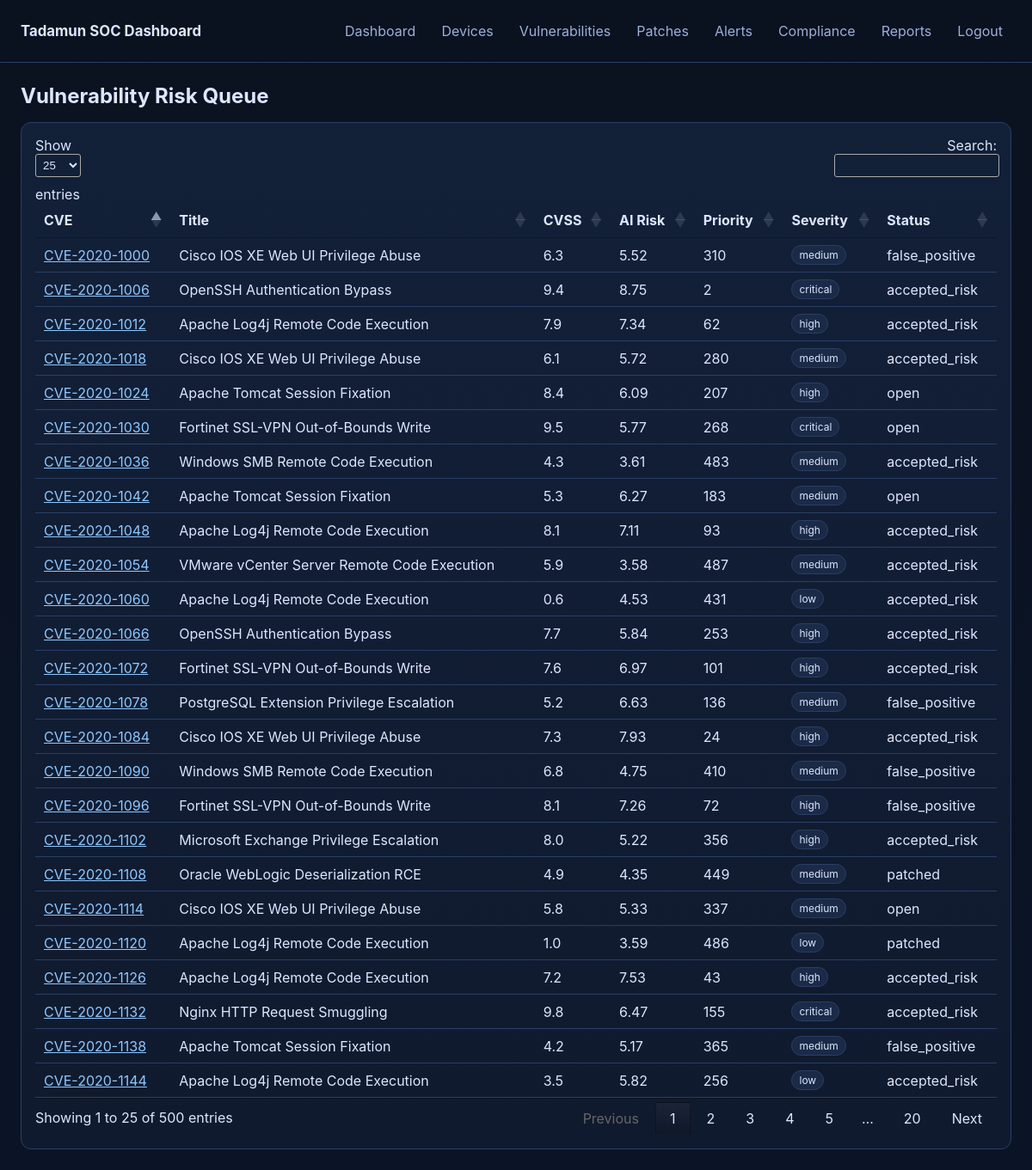
Page /vulnerabilities/ (signed in) on the committed database.
### app/models/vulnerability.py (models this page shows)
class Vulnerability(db.Model):
    id = db.Column(db.Integer, primary_key=True)
    cve_id = db.Column(db.String(40), index=True, nullable=False)
    title = db.Column(db.String(255), nullable=False)
    description = db.Column(db.Text, nullable=False)
    cvss_base_score = db.Column(db.Float, nullable=False)
    cvss_vector = db.Column(db.String(255), nullable=True)
    severity = db.Column(db.String(20), nullable=False)
    exploitability_score = db.Column(db.Float, nullable=False)
    impact_score = db.Column(db.Float, nullable=False)
    status = db.Column(db.String(30), nullable=False, default="open")
    discovered_at = db.Column(db.DateTime, default=datetime.utcnow)
    patched_at = db.Column(db.DateTime, nullable=True)
    ai_risk_score = db.Column(db.Float, default=0.0)
    ai_priority_rank = db.Column(db.Integer, default=0)
    asset_criticality_factor = db.Column(db.Float, default=0.0)
    network_exposure_factor = db.Column(db.Float, default=0.0)
    exploit_availability = db.Column(db.Boolean, default=False)
    affected_devices = db.relationship("Device", secondary=vulnerability_device, backref="vulnerabilities")
    patches = db.relationship("Patch", back_populates="vulnerability", lazy=True)
    alerts = db.relationship("Alert", back_populates="vulnerability", lazy=True)

### app/routes/vulnerabilities.py (the view)
@vulnerabilities_bp.route("/")
@login_required
@roles_required("admin", "security_analyst", "viewer")
def list_vulnerabilities():
    vulnerabilities = Vulnerability.query.order_by(Vulnerability.ai_priority_rank.asc()).all()
    return render_template("vulnerabilities/list.html", vulnerabilities=vulnerabilities)

### app/models/user.py (called while the page is built)
@login_manager.user_loader
def load_user(user_id):
    return User.query.get(int(user_id))

### app/routes/auth.py (called while the page is built)
@auth_bp.before_app_request
def enforce_session_timeout():
    if not current_user.is_authenticated:
        return
    now = datetime.utcnow().timestamp()
    last_seen = session.get("last_seen", now)
    timeout_seconds = int(session.get("timeout_seconds", 30 * 60))
    if now - last_seen > timeout_seconds:
        logout_user()
        flash("Session timed out due to inactivity.", "warning")
        return redirect(url_for("auth.login"))
    session["last_seen"] = now

### app/routes/rbac.py (called while the page is built)
def roles_required(*roles):
    def decorator(fn):
        @wraps(fn)
        def wrapper(*args, **kwargs):
            if not current_user.is_authenticated:
                abort(401)
            if current_user.role not in roles:
                abort(403)
            return fn(*args, **kwargs)
        return wrapper
    return decorator

### app/templates/vulnerabilities/list.html
{% extends "base.html" %}
{% block content %}
<h2 class="page-title">Vulnerability Risk Queue</h2>
<section class="card">
  <table class="datatable">
    <thead>
      <tr><th>CVE</th><th>Title</th><th>CVSS</th><th>AI Risk</th><th>Priority</th><th>Severity</th><th>Status</th></tr>
    </thead>
    <tbody>
      {% for v in vulnerabilities %}
        <tr>
          <td><a href="{{ url_for('vulnerabilities.vulnerability_detail', vuln_id=v.id) }}">{{ v.cve_id }}</a></td>
          <td>{{ v.title }}</td><td>{{ v.cvss_base_score }}</td><td>{{ v.ai_risk_score }}</td>
          <td>{{ v.ai_priority_rank }}</td><td><span class="badge">{{ v.severity }}</span></td><td>{{ v.status }}</td>
        </tr>
      {% endfor %}
    </tbody>
  </table>
</section>
{% endblock %}

### app/static/css/style.css (style rules this page uses)
:root { --bg: #0b1220; --bg-muted: #101a2e; --surface: #122038; --surface-soft: #1a2a47; --text: #dce7ff; --text-muted: #9cb0d8; --accent: #4ea7ff; --ok: #34d399; --warn: #f59e0b; --danger: #ef4444; --border: #2a3e66; }
* { box-sizing: border-box; }
body { margin: 0; font-family: Inter, "Segoe UI", Arial, sans-serif; background: linear-gradient(180deg, var(--bg) 0%, #0a1426 100%); color: var(--text); }
.page-title { margin: 0 0 16px; }
.kpi, .card { background: linear-gradient(180deg, var(--surface) 0%, var(--bg-muted) 100%); border: 1px solid var(--border); border-radius: 12px; padding: 16px; }
.badge { display: inline-block; padding: 3px 8px; border-radius: 999px; font-size: 0.75rem; border: 1px solid var(--border); background: var(--surface-soft); }
.datatable, table { width: 100%; border-collapse: collapse; overflow: hidden; }
table th, table td { border-bottom: 1px solid var(--border); padding: 10px; text-align: left; }
table th { color: var(--text-muted); font-weight: 600; }
a { color: #8fc8ff; }
table.dataTable thead th, table.dataTable tbody td { color: var(--text); }

### rows in the picture
Vulnerability: cve_id "CVE-2020-1006", title "OpenSSH Authentication Bypass", cvss_base_score "9.4", ai_risk_score "8.75", ai_priority_rank "2", severity "critical", status "accepted_risk"
Vulnerability: cve_id "CVE-2020-1084", title "Cisco IOS XE Web UI Privilege Abuse", cvss_base_score "7.3", ai_risk_score "7.93", ai_priority_rank "24", severity "high", status "accepted_risk"
Vulnerability: cve_id "CVE-2020-1126", title "Apache Log4j Remote Code Execution", cvss_base_score "7.2", ai_risk_score "7.53", ai_priority_rank "43", severity "high", status "accepted_risk"
Vulnerability: cve_id "CVE-2020-1012", title "Apache Log4j Remote Code Execution", cvss_base_score "7.9", ai_risk_score "7.34", ai_priority_rank "62", severity "high", status "accepted_risk"
Vulnerability: cve_id "CVE-2020-1096", title "Fortinet SSL-VPN Out-of-Bounds Write", cvss_base_score "8.1", ai_risk_score "7.26", ai_priority_rank "72", severity "high", status "false_positive"
Vulnerability: cve_id "CVE-2020-1048", title "Apache Log4j Remote Code Execution", cvss_base_score "8.1", ai_risk_score "7.11", ai_priority_rank "93", severity "high", status "accepted_risk"
Vulnerability: cve_id "CVE-2020-1072", title "Fortinet SSL-VPN Out-of-Bounds Write", cvss_base_score "7.6", ai_risk_score "6.97", ai_priority_rank "101", severity "high", status "accepted_risk"
Vulnerability: cve_id "CVE-2020-1078", title "PostgreSQL Extension Privilege Escalation", cvss_base_score "5.2", ai_risk_score "6.63", ai_priority_rank "136", severity "medium", status "false_positive"
Vulnerability: cve_id "CVE-2020-1132", title "Nginx HTTP Request Smuggling", cvss_base_score "9.8", ai_risk_score "6.47", ai_priority_rank "155", severity "critical", status "accepted_risk"
Vulnerability: cve_id "CVE-2020-1042", title "Apache Tomcat Session Fixation", cvss_base_score "5.3", ai_risk_score "6.27", ai_priority_rank "183", severity "medium", status "open"
Vulnerability: cve_id "CVE-2020-1024", title "Apache Tomcat Session Fixation", cvss_base_score "8.4", ai_risk_score "6.09", ai_priority_rank "207", severity "high", status "open"
Vulnerability: cve_id "CVE-2020-1066", title "OpenSSH Authentication Bypass", cvss_base_score "7.7", ai_risk_score "5.84", ai_priority_rank "253", severity "high", status "accepted_risk"
Vulnerability: cve_id "CVE-2020-1144", title "Apache Log4j Remote Code Execution", cvss_base_score "3.5", ai_risk_score "5.82", ai_priority_rank "256", severity "low", status "accepted_risk"
Vulnerability: cve_id "CVE-2020-1030", title "Fortinet SSL-VPN Out-of-Bounds Write", cvss_base_score "9.5", ai_risk_score "5.77", ai_priority_rank "268", severity "critical", status "open"
Vulnerability: cve_id "CVE-2020-1018", title "Cisco IOS XE Web UI Privilege Abuse", cvss_base_score "6.1", ai_risk_score "5.72", ai_priority_rank "280", severity "medium", status "accepted_risk"
Vulnerability: cve_id "CVE-2020-1000", title "Cisco IOS XE Web UI Privilege Abuse", cvss_base_score "6.3", ai_risk_score "5.52", ai_priority_rank "310", severity "medium", status "false_positive"
Vulnerability: cve_id "CVE-2020-1114", title "Cisco IOS XE Web UI Privilege Abuse", cvss_base_score "5.8", ai_risk_score "5.33", ai_priority_rank "337", severity "medium", status "open"
Vulnerability: cve_id "CVE-2020-1102", title "Microsoft Exchange Privilege Escalation", cvss_base_score "8.0", ai_risk_score "5.22", ai_priority_rank "356", severity "high", status "accepted_risk"
Vulnerability: cve_id "CVE-2020-1138", title "Apache Tomcat Session Fixation", cvss_base_score "4.2", ai_risk_score "5.17", ai_priority_rank "365", severity "medium", status "false_positive"
Vulnerability: cve_id "CVE-2020-1090", title "Windows SMB Remote Code Execution", cvss_base_score "6.8", ai_risk_score "4.75", ai_priority_rank "410", severity "medium", status "false_positive"
Vulnerability: cve_id "CVE-2020-1060", title "Apache Log4j Remote Code Execution", cvss_base_score "0.6", ai_risk_score "4.53", ai_priority_rank "431", severity "low", status "accepted_risk"
Vulnerability: cve_id "CVE-2020-1108", title "Oracle WebLogic Deserialization RCE", cvss_base_score "4.9", ai_risk_score "4.35", ai_priority_rank "449", severity "medium", status "patched"
Vulnerability: cve_id "CVE-2020-1036", title "Windows SMB Remote Code Execution", cvss_base_score "4.3", ai_risk_score "3.61", ai_priority_rank "483", severity "medium", status "accepted_risk"
Vulnerability: cve_id "CVE-2020-1120", title "Apache Log4j Remote Code Execution", cvss_base_score "1.0", ai_risk_score "3.59", ai_priority_rank "486", severity "low", status "patched"
Vulnerability: cve_id "CVE-2020-1054", title "VMware vCenter Server Remote Code Execution", cvss_base_score "5.9", ai_risk_score "3.58", ai_priority_rank "487", severity "medium", status "accepted_risk"
